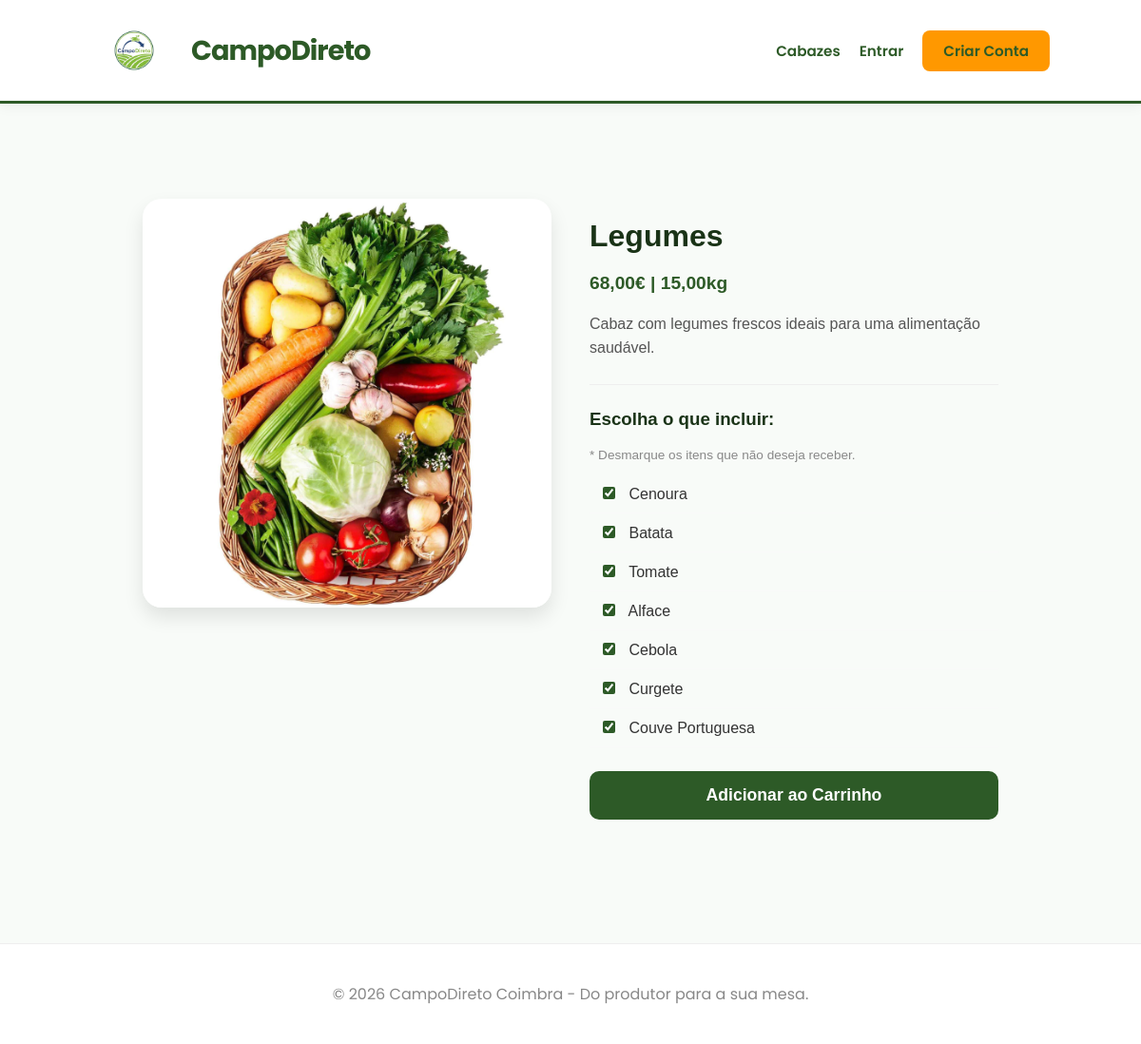
Page /cabazes/2/ on the committed database.
### cabazes/models.py (models this page shows, shortened)
class Cabaz(models.Model):
    name = models.CharField(max_length=50, choices=CABAZ_TYPES)
    price = models.DecimalField(max_digits=6, decimal_places=2)
    weight = models.DecimalField(max_digits=6, decimal_places=2)
    description = models.TextField()
    image = models.ImageField(upload_to="cabazes_images/", blank=True, null=True)
    products = models.ManyToManyField(Product, blank=True)  # Voltamos ao original

### products/models.py (models this page shows, shortened)
class Product(models.Model):
    name = models.CharField(max_length=100)
    description = models.TextField()
    stock = models.DecimalField(max_digits=10, decimal_places=2)
    unit = models.CharField(max_length=10, default="kg")
    producers = models.ManyToManyField(
        settings.AUTH_USER_MODEL,
        through="ProducerProduct",
        limit_choices_to={"user_type": "producer"},
    )

### cabazes/views.py (the view)
# urls.py: path("<int:cabaz_id>/", views.detalhe_cabaz, name="detalhe_cabaz"),
def detalhe_cabaz(request, cabaz_id):
    cabaz = get_object_or_404(Cabaz, id=cabaz_id)
    return render(request, "cabazes/detalhe.html", {"cabaz": cabaz})

### cabazes/templates/cabazes/detalhe.html (shortened to what this page needs)
{% extends 'base.html' %}
{% block content %}
<div style="max-width: 900px; margin: 40px auto; padding: 20px; font-family: sans-serif;">
    <div style="display: grid; grid-template-columns: 1fr 1fr; gap: 40px;">
        <div>
            {% if cabaz.image %}
                <img src="{{ cabaz.image.url }}" style="width: 100%; border-radius: 20px; box-shadow: 0 10px 20px rgba(0,0,0,0.1);">
            {% endif %}
        </div>
        <div>
            <h1 style="color: #1a3317; margin-bottom: 10px;">{{ cabaz.get_name_display }}</h1>
            <p style="font-size: 1.2rem; color: #2d5a27; font-weight: bold;">{{ cabaz.price }}€ | {{ cabaz.weight }}kg</p>
            <p style="color: #555; line-height: 1.6;">{{ cabaz.description }}</p>
            <hr style="border: 0; border-top: 1px solid #eee; margin: 25px 0;">
            <h3 style="color: #1a3317;">Escolha o que incluir:</h3>
            <p style="font-size: 0.85rem; color: #888;">* Desmarque os itens que não deseja receber.</p>
            <form action="{% url 'adicionar_ao_carrinho' cabaz.id %}" method="POST" id="form-cabaz">
                <div style="margin-bottom: 25px;">
                    {% for produto in cabaz.products.all %}
                    <label style="display: block; padding: 10px; border-bottom: 1px solid #f9f9f9; cursor: pointer;">
                        <input type="checkbox" name="produtos_escolhidos" value="{{ produto.name }}" checked
                               style="margin-right: 10px; accent-color: #2d5a27;">
                        {{ produto.name }}
                    </label>
                    {% endfor %}
                </div>
                <button type="submit" style="width: 100%; background: #2d5a27; color: white; padding: 15px; border: none; border-radius: 10px; font-weight: bold; cursor: pointer; font-size: 1.1rem;">
                    Adicionar ao Carrinho
                </button>
            </form>
        </div>
    </div>
</div>
{% endblock %}

### templates/base.html (style rules this page uses)
:root { --primary: #2d5a27; --accent: #ff9800; --bg: #f8fbf8; }
body { font-family: "Poppins", sans-serif; margin: 0; background: var(--bg); color: #333; }

### rows in the picture
Cabaz: image (picture), name "Legumes", price "68,00", weight "15,00", description "Cabaz com legumes frescos ideais para uma alimentação saudável."
Product: name "Cenoura"
Product: name "Batata"
Product: name "Tomate"
Product: name "Alface"
Product: name "Cebola"
Product: name "Curgete"
Product: name "Couve Portuguesa"
